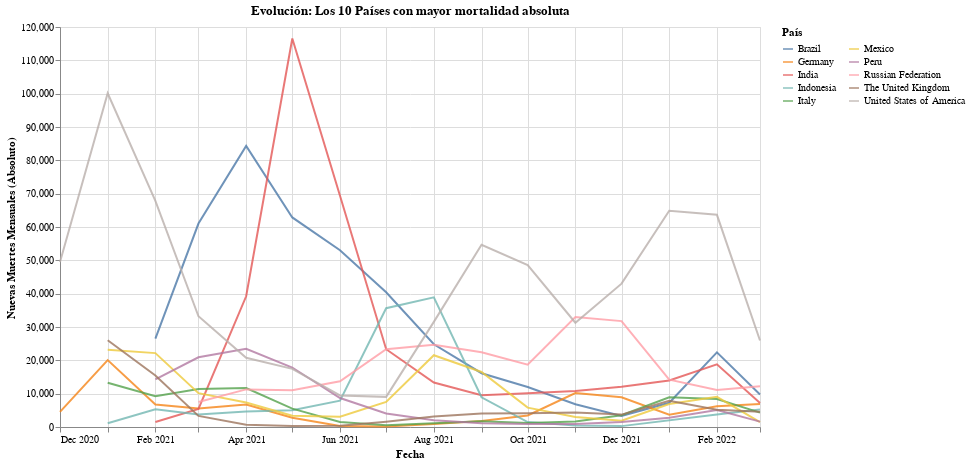
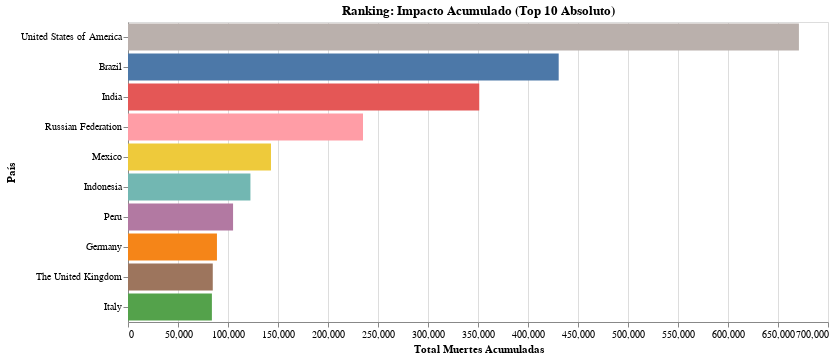

Source (notebook cell) for these figures, in order:
### Code cell
# 1. PREPARACIÓN DE DATOS
# Aseguramos que existe la columna de muertes totales absolutas
if 'total_deaths' not in df.columns:
    df['total_deaths'] = df.groupby('country')['New_deaths'].cumsum()

if 'population' in df.columns:
    df['total_deaths_per_million'] = (df['total_deaths'] / df['population']) * 1_000_000

# 2. FILTRAR LOS TOP 10 PAÍSES (Criterio: Muertes ABSOLUTAS)
top_countries = df.groupby('country')['total_deaths'].max().nlargest(10).index.tolist()
df_top10 = df[df['country'].isin(top_countries)]

# 3. GRÁFICOS

# Gráfico 1: Spaghetti Chart (Sin cambios)
spaghetti_chart = alt.Chart(df_top10).mark_line(opacity=0.8, strokeWidth=2).encode(
    x=alt.X('yearmonth(date):T', title='Fecha'),
    y=alt.Y('sum(New_deaths):Q', title='Nuevas Muertes Mensuales (Absoluto)'),
    color=alt.Color('country:N', title='País', legend=alt.Legend(columns=2)),
    tooltip=['country', 'yearmonth(date)', 'sum(New_deaths)']
).properties(
    title='Evolución: Los 10 Países con mayor mortalidad absoluta',
    width=700,
    height=400
)

# Gráfico 2: Ranking Chart (MODIFICADO: Colores distintos por país)
ranking_chart = alt.Chart(df_top10).mark_bar().encode(
    x=alt.X('max(total_deaths):Q', title='Total Muertes Acumuladas'),
    y=alt.Y('country:N', sort='-x', title='País'), 
    # CAMBIO AQUÍ: Usamos 'country' para el color en lugar de un valor fijo
    color=alt.Color('country:N', legend=None), 
    tooltip=[
        alt.Tooltip('country', title='País'),
        alt.Tooltip('max(total_deaths)', title='Muertes Totales', format=','),
        alt.Tooltip('max(total_deaths_per_million)', title='Muertes x Millón', format=',.0f')
    ]
).properties(
    title='Ranking: Impacto Acumulado (Top 10 Absoluto)',
    width=700,
    height=300
)

display(spaghetti_chart)
display(ranking_chart)

### Figure 1 — Vega-Lite specification as saved in the notebook (floating-point values rounded to 4 significant figures; data arrays with more than 128 entries replaced by an {"elided": "..."} marker saying what was removed)
{"config": {"view": {"continuousWidth": 300, "continuousHeight": 300}}, "data": {"name": "data-dd2577b9ac41709a346ff3d590a817f1"}, "mark": {"type": "line", "opacity": 0.8, "strokeWidth": 2}, "encoding": {"color": {"field": "country", "legend": {"columns": 2}, "title": "País", "type": "nominal"}, "tooltip": [{"field": "country", "type": "nominal"}, {"field": "date", "timeUnit": "yearmonth", "type": "temporal"}, {"aggregate": "sum", "field": "New_deaths", "type": "quantitative"}], "x": {"field": "date", "timeUnit": "yearmonth", "title": "Fecha", "type": "temporal"}, "y": {"aggregate": "sum", "field": "New_deaths", "title": "Nuevas Muertes Mensuales (Absoluto)", "type": "quantitative"}}, "height": 400, "title": "Evolución: Los 10 Países con mayor mortalidad absoluta", "width": 700, "$schema": "https://vega.github.io/schema/vega-lite/v6.1.0.json", "datasets": {"data-dd2577b9ac41709a346ff3d590a817f1": {"elided": "4108 records"}}}

### Figure 2 — Vega-Lite specification as saved in the notebook (floating-point values rounded to 4 significant figures; data arrays with more than 128 entries replaced by an {"elided": "..."} marker saying what was removed)
{"config": {"view": {"continuousWidth": 300, "continuousHeight": 300}}, "data": {"name": "data-dd2577b9ac41709a346ff3d590a817f1"}, "mark": {"type": "bar"}, "encoding": {"color": {"field": "country", "legend": null, "type": "nominal"}, "tooltip": [{"field": "country", "title": "País", "type": "nominal"}, {"aggregate": "max", "field": "total_deaths", "format": ",", "title": "Muertes Totales", "type": "quantitative"}, {"aggregate": "max", "field": "total_deaths_per_million", "format": ",.0f", "title": "Muertes x Millón", "type": "quantitative"}], "x": {"aggregate": "max", "field": "total_deaths", "title": "Total Muertes Acumuladas", "type": "quantitative"}, "y": {"field": "country", "sort": "-x", "title": "País", "type": "nominal"}}, "height": 300, "title": "Ranking: Impacto Acumulado (Top 10 Absoluto)", "width": 700, "$schema": "https://vega.github.io/schema/vega-lite/v6.1.0.json", "datasets": {"data-dd2577b9ac41709a346ff3d590a817f1": {"elided": "4108 records"}}}
